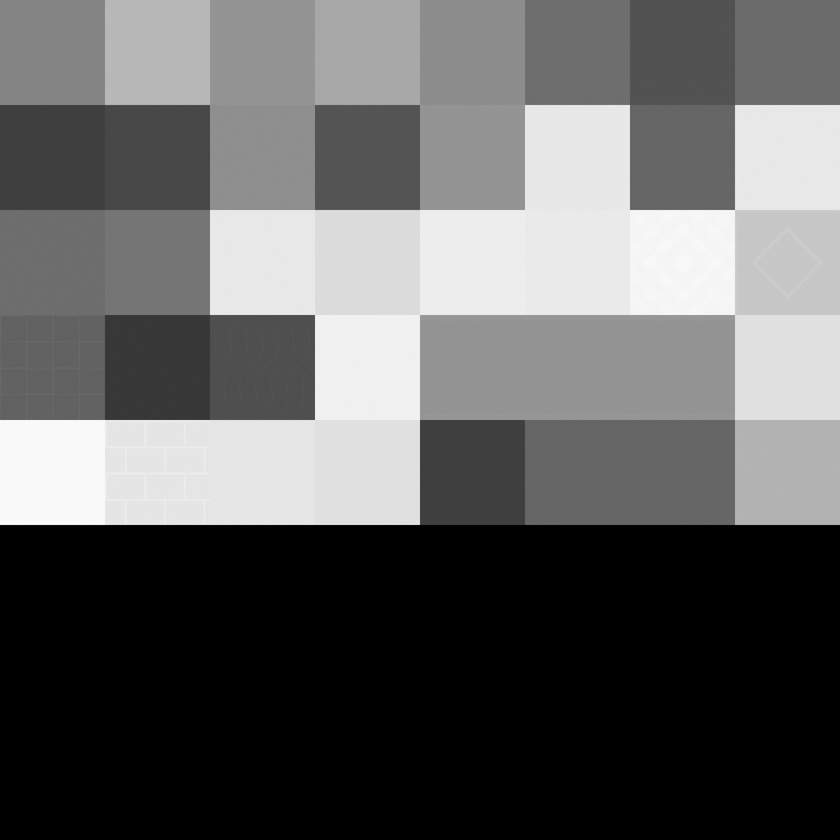
#> input picture reference/leonidas_ii/materials/Aurelian_roughness.png, 840 x 840 px, shrunk from 2048 x 2048 before the run
$ python prepare_leonidas_game.py
#> lines starting #> are read from the running program, lines starting #| are printed output that depends on the picture
"""Pack standard glTF roughness(G)/metalness(B); keep source maps separate."""
from pathlib import Path
from PIL import Image
ROOT=Path(__file__).resolve().parents[1];P=ROOT/'reference'/'leonidas_ii'/'materials';O=ROOT/'exports'/'leonidas_ii'/'build';O.mkdir(parents=True,exist_ok=True)
r=Image.open(P/'Aurelian_roughness.png').convert('L');m=Image.open(P/'Aurelian_metallic.png').convert('L');Image.merge('RGB',(Image.new('L',r.size,255),r,m)).save(O/'Aurelian_metalrough.png',optimize=True)
#> further down, r is the input picture: PIL image 840x840 L; min 0, max 255, mean 97.7
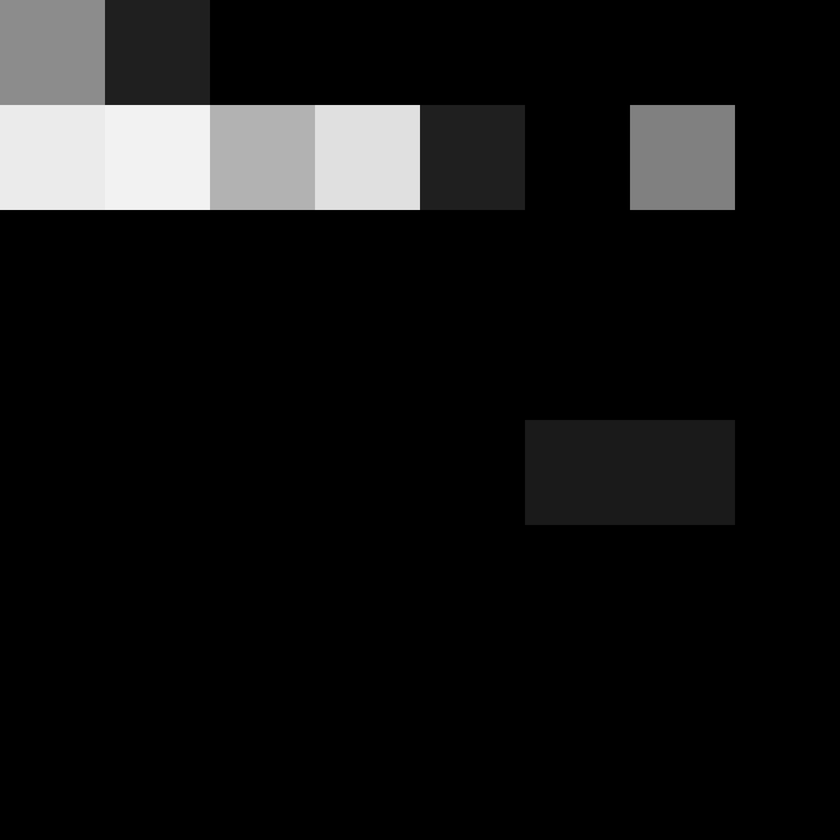
#> input picture reference/leonidas_ii/materials/Aurelian_metallic.png, 840 x 840 px, shrunk from 2048 x 2048 before the run
#> further down, m is the input picture: PIL image 840x840 L; min 0, max 247, mean 19.7
#> after `r = Image.open(P / 'Aurelian_roughness.png').convert('L')`:
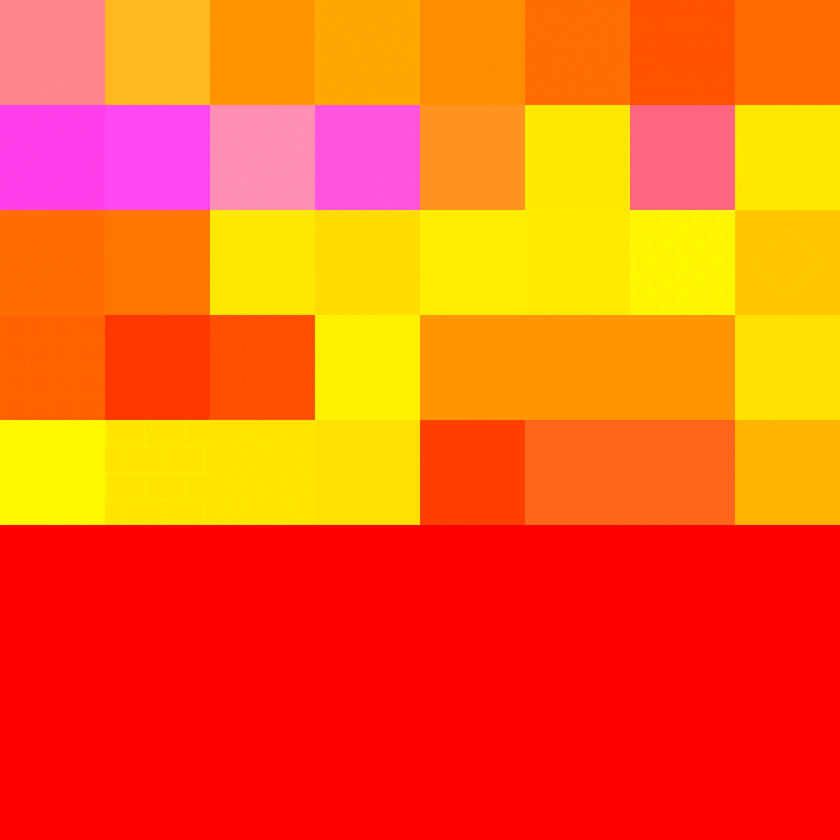
#> saved as Aurelian_metalrough.png: PIL image 840x840 RGB; mean R, G, B 255, 97.7, 19.7
print('Packed glTF channel map; no source map overwritten')
